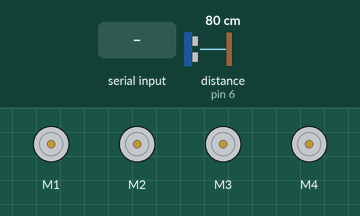
The sketch below on a simulated Arduino Uno, built with avr-gcc and run on an emulated ATmega328P. On the bench: 4 × DC motor (green arrow = forward, orange = backward, longer = faster). Wiring (inferred from the names in the program): ultrasonic range finder: trigger pin 5; echo pin 6. The inputs (shaded band) are chosen by the test bench; at power-on: distance to the obstacle (sensor on pin 6) 80 cm. The echo pulse lasts 58.3 µs per cm; what the sketch prints to the serial monitor is not drawn.

Above: at 1.2 s.
1.3 s: distance to the obstacle (sensor on pin 6) set to 7 cm
2.8 s: distance to the obstacle (sensor on pin 6) set to 4 cm
4.8 s: "L" received over Serial
At 5.3 s:
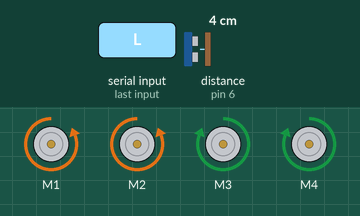
6.3 s: "F" received over Serial
At 7.6 s:
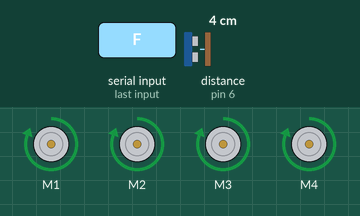
7.9 s: "B" received over Serial
At 8.8 s:
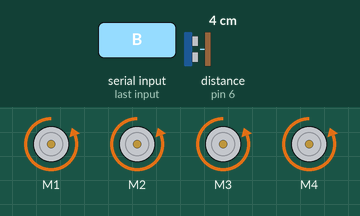
9.5 s: "R" received over Serial
At 10.0 s:
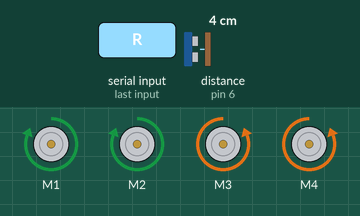
Timing chart, 0 to 12.0 s (numbered marks = the images above; inputs shaded):
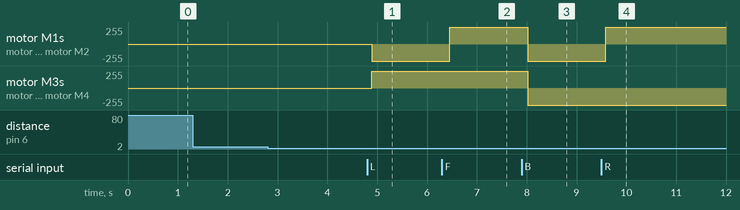

The sketch:

BLUETOOTH_CAR.ino
```cpp
//Arduino Bluetooth Controlled Car//
//// Before uploading the code you have to install the necessary library//
//AFMotor Library https://learn.adafruit.com/adafruit-motor-shield/library-install //

#include <AFMotor.h>
#include <SoftwareSerial.h>

#define PIN_TRIG 5
#define PIN_ECHO 6
#define BIN_HEIGHT 20
#define RxD 1
#define TxD 0
SoftwareSerial BTSerial(RxD, TxD);


//initial motors pin
AF_DCMotor motor1(1);
AF_DCMotor motor2(2);
AF_DCMotor motor3(3);
AF_DCMotor motor4(4);

char command;

void setup()
{
  Serial.begin(9600);
  BTSerial.begin(9600);
  pinMode(RxD, INPUT);
  pinMode(TxD, OUTPUT);
  pinMode(PIN_TRIG, OUTPUT);
  pinMode(PIN_ECHO, INPUT);

}

void loop(){
  if(Serial.available() > 0){
    command = Serial.read();
    Stop(); //initialize with motors stoped
    //Change pin mode only if new command is different from previous.
    //Serial.println(command);
    switch(command){
    case 'F':
      forward();
      break;
    case 'B':
       back();
      break;
    case 'L':
      left();
      break;
    case 'R':
      right();
      break;
      case 'S':
      Stop();
      break;
    }
  }
  long duration, distance;
	digitalWrite(PIN_TRIG, LOW);
	delayMicroseconds(2);
	digitalWrite(PIN_TRIG, HIGH);
	delayMicroseconds(10);
	digitalWrite(PIN_TRIG, LOW);
	duration = pulseIn(PIN_ECHO, HIGH);
	distance = (duration/2) / 29.1;
  Serial.print(distance);

  if(distance < 5)
  {
    BTSerial.write("The dustbin is full!");
    Serial.print("The dustbin is full!"); //print on serial monitor
    delay(500);
  }


}

void forward()
{
  motor1.setSpeed(255); //Define maximum velocity
  motor1.run(FORWARD); //rotate the motor clockwise
  motor2.setSpeed(255); //Define maximum velocity
  motor2.run(FORWARD); //rotate the motor clockwise
  motor3.setSpeed(255);//Define maximum velocity
  motor3.run(FORWARD); //rotate the motor clockwise
  motor4.setSpeed(255);//Define maximum velocity
  motor4.run(FORWARD); //rotate the motor clockwise
}

void back()
{
  motor1.setSpeed(255); //Define maximum velocity
  motor1.run(BACKWARD); //rotate the motor anti-clockwise
  motor2.setSpeed(255); //Define maximum velocity
  motor2.run(BACKWARD); //rotate the motor anti-clockwise
  motor3.setSpeed(255); //Define maximum velocity
  motor3.run(BACKWARD); //rotate the motor anti-clockwise
  motor4.setSpeed(255); //Define maximum velocity
  motor4.run(BACKWARD); //rotate the motor anti-clockwise
}

void left()
{
  motor1.setSpeed(255); //Define maximum velocity
  motor1.run(BACKWARD); //rotate the motor anti-clockwise
  motor2.setSpeed(255); //Define maximum velocity
  motor2.run(BACKWARD); //rotate the motor anti-clockwise
  motor3.setSpeed(255); //Define maximum velocity
  motor3.run(FORWARD);  //rotate the motor clockwise
  motor4.setSpeed(255); //Define maximum velocity
  motor4.run(FORWARD);  //rotate the motor clockwise
}

void right()
{
  motor1.setSpeed(255); //Define maximum velocity
  motor1.run(FORWARD); //rotate the motor clockwise
  motor2.setSpeed(255); //Define maximum velocity
  motor2.run(FORWARD); //rotate the motor clockwise
  motor3.setSpeed(255); //Define maximum velocity
  motor3.run(BACKWARD); //rotate the motor anti-clockwise
  motor4.setSpeed(255); //Define maximum velocity
  motor4.run(BACKWARD); //rotate the motor anti-clockwise
}

void Stop()
{
  motor1.setSpeed(0); //Define minimum velocity
  motor1.run(RELEASE); //stop the motor when release the button
  motor2.setSpeed(0); //Define minimum velocity
  motor2.run(RELEASE); //rotate the motor clockwise
  motor3.setSpeed(0); //Define minimum velocity
  motor3.run(RELEASE); //stop the motor when release the button
  motor4.setSpeed(0); //Define minimum velocity
  motor4.run(RELEASE); //stop the motor when release the button
}
```

Measured:
- after the input at 1.3 s, every drawn part: stays the same
- after the input at 2.8 s, every drawn part: stays the same
- after the input at 4.8 s, motor M1, motor M2: stopped → backward 255/255 after 0.09 s; motor M3, motor M4: stopped → forward 255/255 after 0.09 s
- after the input at 6.3 s, motor M1, motor M2: backward 255/255 → forward 255/255 after 0.16 s
- after the input at 7.9 s, motor M1–4: forward 255/255 → backward 255/255 after 0.12 s
- after the input at 9.5 s, motor M1, motor M2: backward 255/255 → forward 255/255 after 0.09 s
